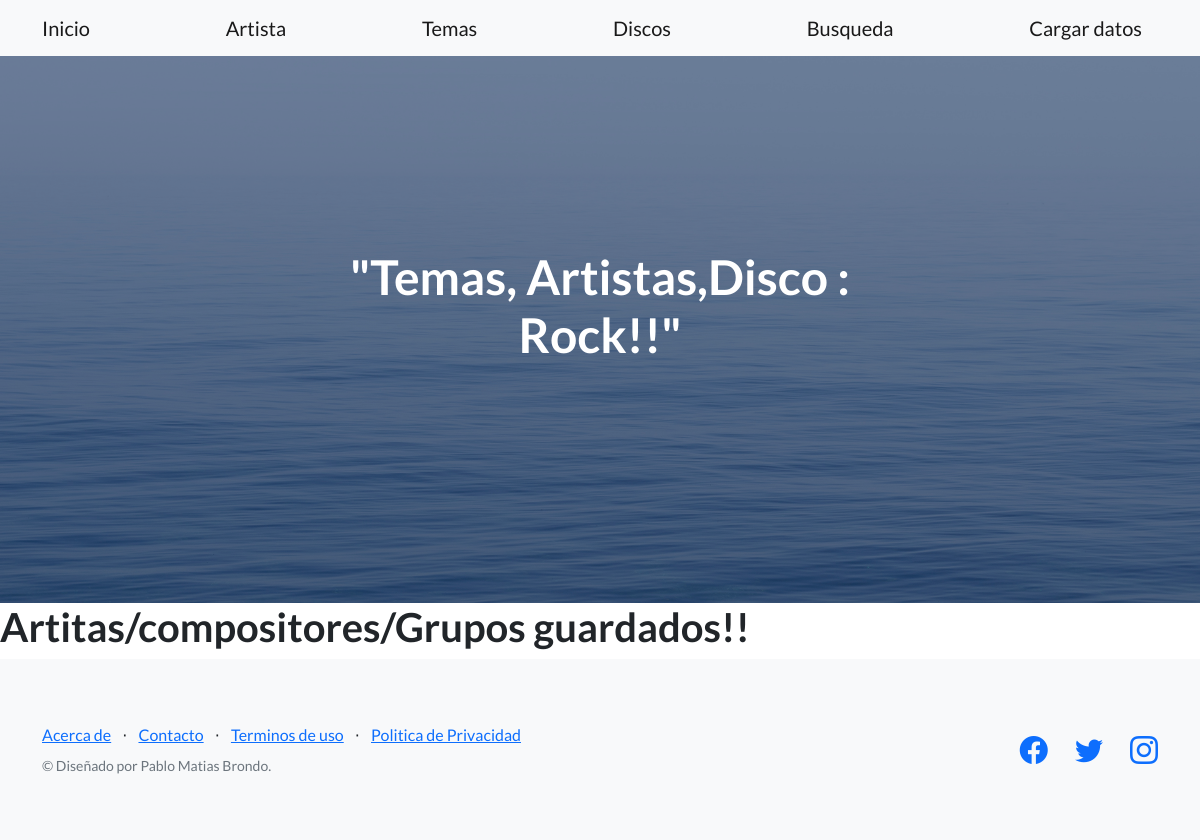
The page /app/respuesta on the database as committed earlier.
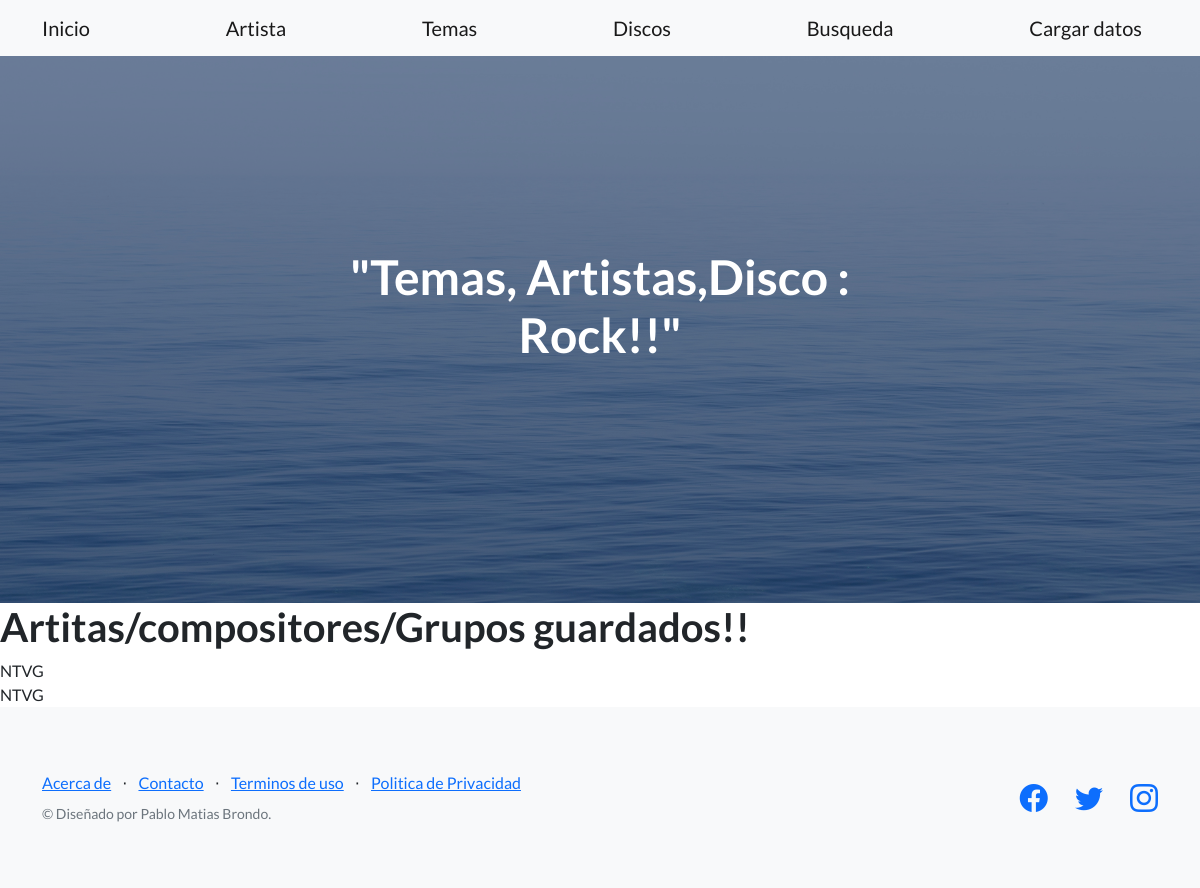
The same page on the database as committed later.
### app_entrega3/models.py (models this page shows)
class Compositor(models.Model):
    nombre=models.CharField(max_length=30)
    disco=models.CharField(max_length=30)
    def __str__(self):
        return f"{self.nombre}"

### app_entrega3/views.py (the view)
# urls.py: path("respuesta",vista_compositor,name="respuesta.html"),
def vista_compositor(request):
    compositor=Compositor.objects.all()
    return render(request,"respuesta.html",{"compositor":compositor})

### app_entrega3/templates/respuesta.html
{% extends 'padre.html' %}
{% load static %}
{% block dinamico %}
<h1>Artitas/compositores/Grupos guardados!!</h1>
<body>
    {% for ver in compositor %}
    {{ver}}<br/>
    {% endfor %}
</body>
{% endblock %}

Rows that differ between the two databases and show on the page:
added Compositor: nombre "NTVG"
added Compositor: nombre "NTVG"
